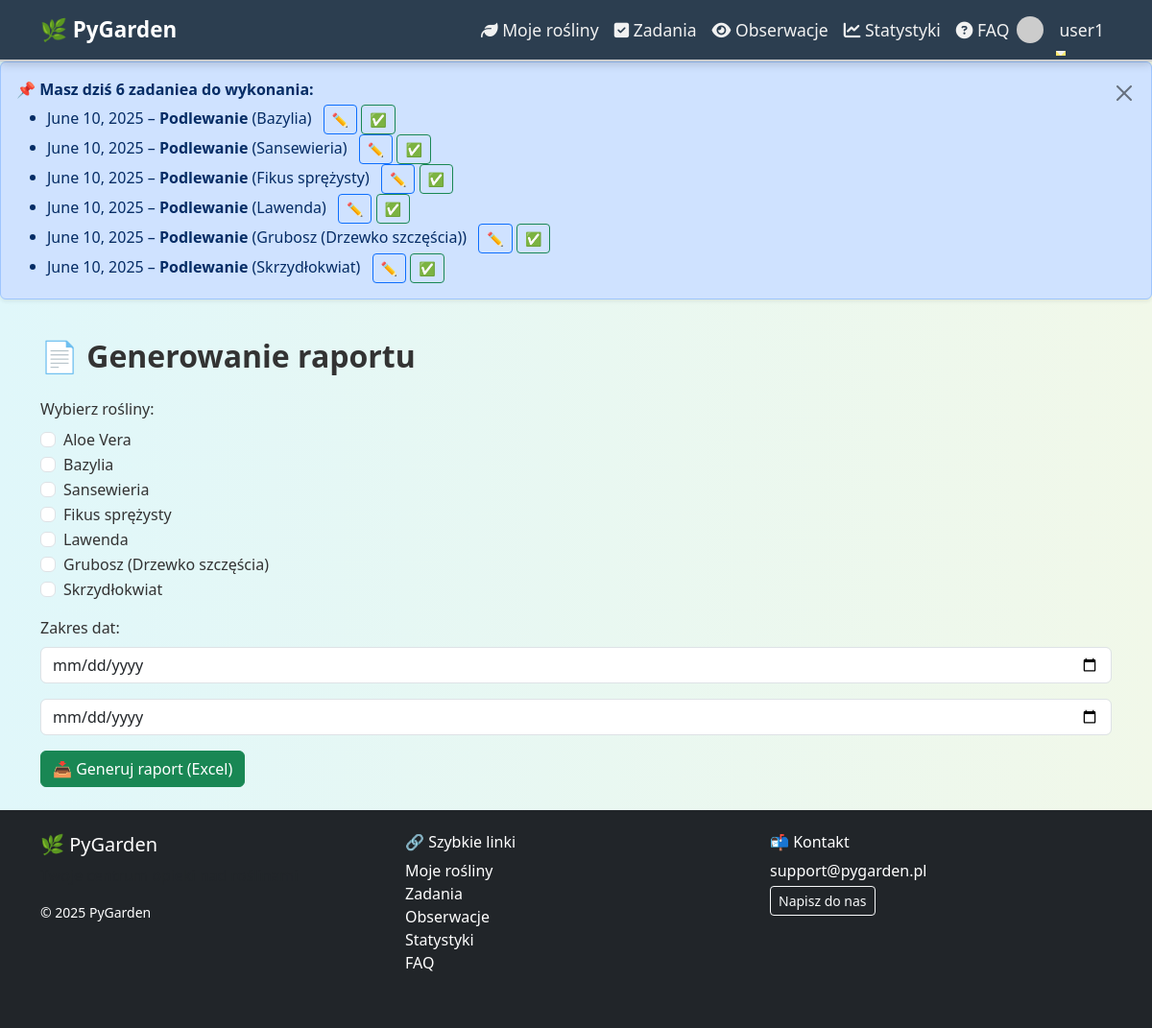
Screenshot of /statystyki/raport/ (signed in) with the database file from the repository.
### apps/scheduler/models.py (models this page shows, shortened)
class Task(models.Model):
    plant = models.ForeignKey(Plant, on_delete=models.CASCADE, related_name='zadania')
    user = models.ForeignKey(User, on_delete=models.CASCADE, related_name='zadania')
    typ = models.ForeignKey(TaskType, on_delete=models.SET_NULL, null=True)
    opis = models.TextField(blank=True, null=True)
    data = models.DateField()
    wykonane = models.BooleanField(default=False)
    class Meta:
        verbose_name = 'Zadanie'
        verbose_name_plural = 'Zadania'
        ordering = ['data']

class TaskType(models.Model):
    nazwa = models.CharField(max_length=100, unique=True)
    class Meta:
        verbose_name = 'Typ zadania'
        verbose_name_plural = 'Typy zadań'

### apps/plants/models.py (models this page shows, shortened)
class Plant(models.Model):
    LIGHT_CHOICES = [
        ('low', 'Niskie'),
        ('medium', 'Średnie'),
        ('high', 'Wysokie'),
    ]
    user = models.ForeignKey(User, on_delete=models.CASCADE, related_name='plants')
    nazwa = models.CharField(max_length=255)                   # название растения
    gatunek = models.CharField(max_length=255, blank=True)     # «gatunek» = вид (опционально)
    kategoria = models.ForeignKey(
        Category,
        on_delete=models.SET_NULL,
        null=True,
        blank=True
    )                                                         # категория (связь «многие-ко-многим» упрощена)
    zdjecie = models.ImageField(upload_to='plants/%Y/%m/', blank=True, null=True)
    data_dodania = models.DateField(auto_now_add=True)         # дата добавления (автоматически)
    ostatnie_podlanie = models.DateField(null=True, blank=True)  # дата последнего полива
    interwal_podlania = models.PositiveIntegerField(
        default=7,
        help_text='Interwał (w dniach) między podlaniami'
    )
    interwal_nawozenia = models.PositiveIntegerField(
        default=30,
        help_text='Interwał (w dniach) na nawożenie'
    )
    interwal_przesadzania = models.PositiveIntegerField(
        default=365,
        help_text='Interwał (w dniach) na przesadzanie'
    )
    oswietlenie = models.CharField(
        max_length=10,
        choices=LIGHT_CHOICES,
        default='medium'
    )
    ph_min = models.DecimalField(max_digits=4, decimal_places=2, null=True, blank=True)
    ph_max = models.DecimalField(max_digits=4, decimal_places=2, null=True, blank=True)
    uwagi = models.TextField(blank=True, null=True)            # заметки/комментарии
    class Meta:
        verbose_name = 'Roślina'
        verbose_name_plural = 'Rośliny'

### apps/analytics/views.py (the view)
# urls.py: path('raport/', report_form, name='report_form'),
@login_required
def report_form(request):
    plants = Plant.objects.filter(user=request.user)
    return render(request, 'analytics/report_form.html', {'plants': plants})

### apps/scheduler/context_processors.py (called while the page is built)
def todays_tasks(request):
    if request.user.is_authenticated:
        tasks_today = Task.objects.filter(
            user=request.user,
            data=date.today(),
            wykonane=False
        ).select_related('typ', 'plant')
    else:
        tasks_today = []
    return {'tasks_today': tasks_today}

### templates/analytics/report_form.html (shortened to what this page needs)
{% extends 'base.html' %}
{% load static %}
{% block content %}
<h2 class="fw-bold mb-4">📄 Generowanie raportu</h2>
<form method="post" action="{% url 'analytics:generate_excel_report' %}">
  <div class="mb-3">
    <label class="form-label">Wybierz rośliny:</label>
    {% for plant in plants %}
      <div class="form-check">
        <input class="form-check-input" type="checkbox" name="plants" value="{{ plant.id }}" id="plant{{ plant.id }}">
        <label class="form-check-label" for="plant{{ plant.id }}">
          {{ plant.nazwa }}
        </label>
      </div>
    {% endfor %}
  </div>
  <div class="mb-3">
    <label class="form-label">Zakres dat:</label>
    <div class="d-flex gap-3 flex-wrap">
      <input type="date" class="form-control" name="date_from" required>
      <input type="date" class="form-control" name="date_to" required>
    </div>
  </div>
  <button type="submit" class="btn btn-success">📥 Generuj raport (Excel)</button>
</form>
{% endblock %}

### templates/base.html (shortened to what this page needs)
<!DOCTYPE html>
<html lang="pl">
{% load static %}
<head>
  <link href="https://cdn.jsdelivr.net/npm/bootstrap@5.3.0/dist/css/bootstrap.min.css" rel="stylesheet" />
  <link rel="stylesheet" href="https://cdnjs.cloudflare.com/ajax/libs/font-awesome/6.5.0/css/all.min.css" />
  <link rel="stylesheet" href="{% static 'css/style.css' %}" />
  <link href="https://cdn.jsdelivr.net/npm/fullcalendar@6.1.10/index.global.min.css" rel="stylesheet">
</head>
<body class="d-flex flex-column min-vh-100">
<nav class="navbar navbar-expand-lg navbar-animate sticky-top">
  <div class="container" style="overflow: visible;">
    <a class="navbar-brand" href="{% url 'plants:list' %}">🌿 PyGarden</a>
    <div class="collapse navbar-collapse" id="navbarNav">
      <ul class="navbar-nav ms-auto">
        {% if user.is_authenticated %}
          <li class="nav-item"><a class="nav-link" href="{% url 'plants:list' %}"><i class="fa fa-leaf"></i> Moje rośliny</a></li>
          <li class="nav-item"><a class="nav-link" href="{% url 'tasks:calendar' %}"><i class="fa fa-check-square"></i> Zadania</a></li>
          <li class="nav-item"><a class="nav-link" href="{% url 'observations:list' %}"><i class="fa fa-eye"></i> Obserwacje</a></li>
          <li class="nav-item"><a class="nav-link" href="{% url 'analytics:statistics' %}"><i class="fa fa-chart-line"></i> Statystyki</a></li>
          <li class="nav-item"><a class="nav-link" href="{% url 'faq' %}"><i class="fa fa-question-circle"></i> FAQ</a></li>
          <li class="nav-item dropdown d-flex align-items-center gap-2">
            <img src="https://www.gravatar.com/avatar/?s=28&d=identicon" class="rounded-circle" style="width: 28px; height: 28px;" alt="avatar">
            <a class="nav-link dropdown-toggle" href="#" id="userDropdown" data-bs-toggle="dropdown">{{ user.username }}</a>
          </li>
        {% else %}
          <li class="nav-item"><a class="nav-link" href="{% url 'accounts:login' %}">Zaloguj się</a></li>
          <li class="nav-item"><a class="nav-link" href="{% url 'accounts:register' %}">Rejestracja</a></li>
        {% endif %}
      </ul>
    </div>
  </div>
</nav>
{% if tasks_today %}
<div class="alert alert-primary d-flex justify-content-between align-items-start fade show shadow-sm" role="alert" id="task-alert" style="animation: fade-in 0.5s ease-out;">
  <div>
    <strong>📌 Masz dziś {{ tasks_today|length }} zadanie{{ tasks_today|length|pluralize:"e,a" }} do wykonania:</strong>
    <ul class="mb-0 mt-1">
      {% for task in tasks_today %}
        <li>
          {{ task.data }} – <strong>{{ task.typ.nazwa }}</strong> ({{ task.plant.nazwa }})
          <a href="{% url 'tasks:edit' task.pk %}" class="btn btn-sm btn-outline-primary ms-2">✏️</a>
          {% if not task.wykonane %}
            <a href="{% url 'tasks:mark_done' task.pk %}" class="btn btn-sm btn-outline-success">✅</a>
          {% endif %}
        </li>
      {% endfor %}
    </ul>
  </div>
  <button type="button" class="btn-close ms-3 mt-1" data-bs-dismiss="alert" aria-label="Close"></button>
</div>
{% endif %}
<div class="container py-4 flex-grow-1">
  {% block content %}{% endblock %}
</div>
<footer class="bg-dark text-white mt-auto py-4">
  <div class="container">
    <div class="row">
      <div class="col-md-4 mb-3">
        <h5>🌿 PyGarden</h5>
        <p class="text-muted">Twoje centrum opieki nad roślinami</p>
        <p class="small">&copy; 2025 PyGarden</p>
      </div>
      <div class="col-md-4 mb-3">
        <h6>🔗 Szybkie linki</h6>
        <ul class="list-unstyled">
          <li><a href="{% url 'plants:list' %}" class="text-white text-decoration-none">Moje rośliny</a></li>
          <li><a href="{% url 'tasks:calendar' %}" class="text-white text-decoration-none">Zadania</a></li>
          <li><a href="{% url 'observations:list' %}" class="text-white text-decoration-none">Obserwacje</a></li>
          <li><a href="{% url 'analytics:statistics' %}" class="text-white text-decoration-none">Statystyki</a></li>
          <li><a href="{% url 'faq' %}" class="text-white text-decoration-none">FAQ</a></li>
        </ul>
      </div>
      <div class="col-md-4 mb-3">
        <h6>📬 Kontakt</h6>
        <p class="mb-1">support@pygarden.pl</p>
        <a href="mailto:support@pygarden.pl" class="btn btn-outline-light btn-sm">Napisz do nas</a>
      </div>
    </div>
  </div>
</footer>
</body>
</html>

### static/css/style.css (style rules this page uses)
body { background: linear-gradient(to right, #e0f7fa, #f1f8e9); font-family: 'Segoe UI', sans-serif; color: #333; transition: background-color 0.3s ease, color 0.3s ease; }
h2 { font-weight: 600; }
input, select, textarea { border-radius: 6px !important; }
.navbar { background-color: #2c3e50 !important; box-shadow: 0 2px 10px rgba(0, 0, 0, 0.2); border-bottom: 2px solid #ccc; transition: all 0.4s ease; z-index: 1000; position: relative; }
.navbar-animate { transform: translateY(-100%); opacity: 0; animation: navbarDropIn 0.7s ease-out forwards; }
.navbar .nav-link { color: #f1f1f1 !important; font-weight: 500; font-size: 1.1rem; padding: 0.6rem 1rem; transition: all 0.3s ease; position: relative; }
.navbar .nav-link::after { content: ''; display: block; width: 0; height: 2px; background: #ffe66d; transition: width 0.3s; position: absolute; bottom: -4px; left: 0; }
.navbar .navbar-brand { font-size: 1.4rem; font-weight: bold; color: #ffffff !important; transition: all 0.3s ease; }

### rows the page displays
Task: data "June 10, 2025", typ.nazwa "Podlewanie", plant.nazwa "Bazylia"
Task: data "June 10, 2025", typ.nazwa "Podlewanie", plant.nazwa "Sansewieria"
Task: data "June 10, 2025", typ.nazwa "Podlewanie", plant.nazwa "Fikus sprężysty"
Task: data "June 10, 2025", typ.nazwa "Podlewanie", plant.nazwa "Lawenda"
Task: data "June 10, 2025", typ.nazwa "Podlewanie", plant.nazwa "Grubosz (Drzewko szczęścia)"
Task: data "June 10, 2025", typ.nazwa "Podlewanie", plant.nazwa "Skrzydłokwiat"
Plant: nazwa "Aloe Vera"
Plant: nazwa "Bazylia"
Plant: nazwa "Sansewieria"
Plant: nazwa "Fikus sprężysty"
Plant: nazwa "Lawenda"
Plant: nazwa "Grubosz (Drzewko szczęścia)"
Plant: nazwa "Skrzydłokwiat"

### other values shown
{{ user.username }} "user1"
{{ tasks_today|length }} "6"
